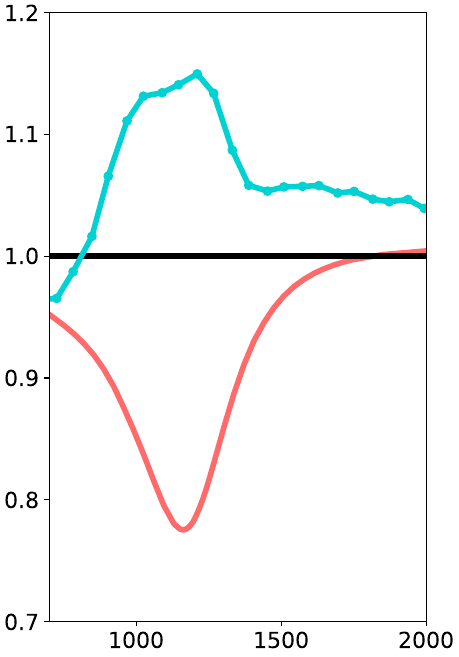

Write Python code to recreate this figure.
from numpy import kron as ꕕ
from matplotlib import cm as colm
import numpy as np
import matplotlib.pyplot as plt
plt.rcParams.update({'font.size': 16})


 
width= 4.6
aspect_ratio= 0.7
fig_size = (width, width / aspect_ratio)
plt.figure(figsize=fig_size, constrained_layout=True)


dat1 = np.loadtxt("fig5b-rate-QM.out")


plt.plot(dat1[:,0], dat1[:,4]/dat1[0,4], c = '#ff6b6b' , lw = 4, solid_capstyle='round')
plt.plot(np.arange(0,3000), np.arange(0,3000)* 0 +1, lw = 4, c = 'black')


dat = np.loadtxt("fig5b-rate-CM.out")
plt.plot(dat[1:,0]*8066, dat[1:,1]/dat[0,1], 'o-', lw = 4, c = '#00d2d3')



plt.xlim(700,2000)
plt.ylim(0.7,1.2)
plt.savefig('fig5b.pdf') 